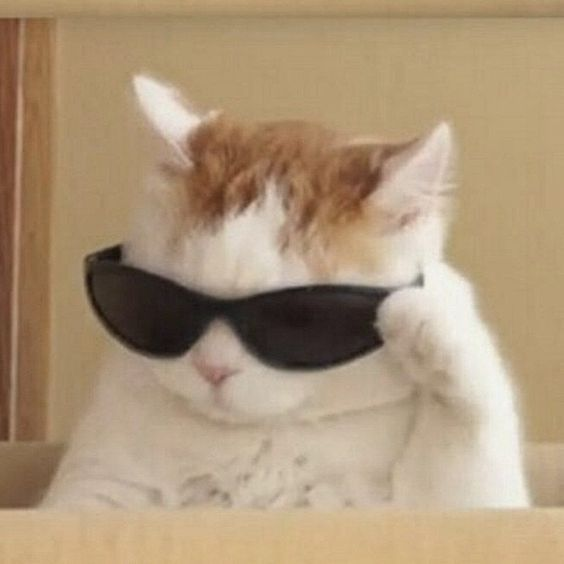
#> input picture goruntu-isleme-odevi/image.jpg, 564 x 564 px
$ python acma_kapama_islemleri.py
#> lines starting #> are read from the running program, lines starting #| are printed output that depends on the picture
import cv2
import numpy as np
import matplotlib.pyplot as plt

def opening_closing_example(image_path, kernel_size_opening, kernel_size_closing):

#> called with image_path = 'image.jpg', kernel_size_opening = 5, kernel_size_closing = 5
    img = cv2.imread(image_path, cv2.IMREAD_GRAYSCALE)
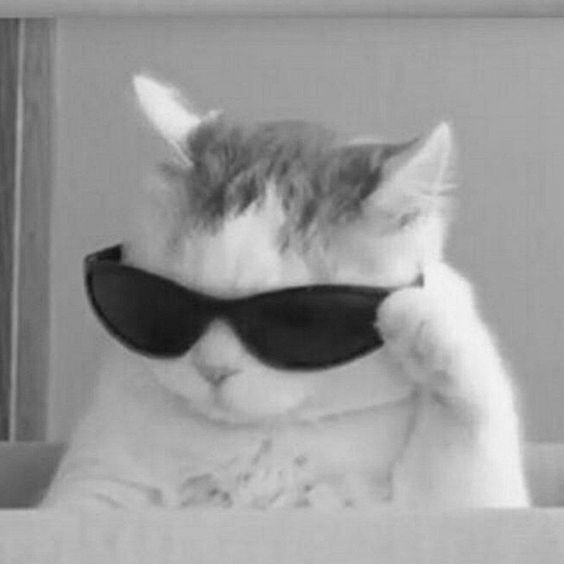
#> img: shape (564, 564); min 13, max 245, mean 153.7

    if img is None:
        print(f"Error: Couldn't open or read the image file at '{image_path}'")
        return


    kernel_opening = np.ones((kernel_size_opening, kernel_size_opening), np.uint8)
    img_opened = cv2.morphologyEx(img, cv2.MORPH_OPEN, kernel_opening)


    kernel_closing = np.ones((kernel_size_closing, kernel_size_closing), np.uint8)
    img_closed = cv2.morphologyEx(img, cv2.MORPH_CLOSE, kernel_closing)


    plt.figure(figsize=(10, 5))

    plt.subplot(1, 3, 1)
    plt.imshow(img, cmap='gray')
    plt.title('Original Image')
    plt.axis('off')

    plt.subplot(1, 3, 2)
    plt.imshow(img_opened, cmap='gray')
    plt.title(f'Opening (Kernel Size: {kernel_size_opening})')
    plt.axis('off')

    plt.subplot(1, 3, 3)
    plt.imshow(img_closed, cmap='gray')
    plt.title(f'Closing (Kernel Size: {kernel_size_closing})')
    plt.axis('off')

    plt.show()
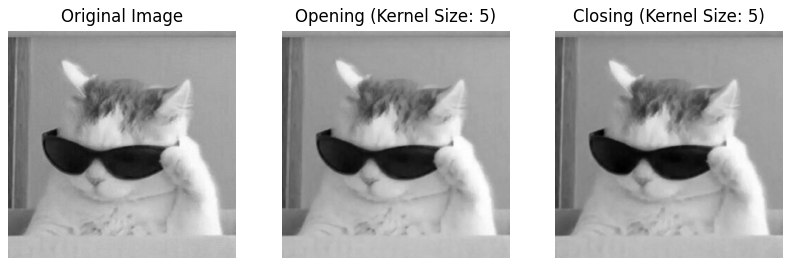
#> figure drawn by matplotlib, 3 panels


opening_closing_example('image.jpg', kernel_size_opening=5, kernel_size_closing=5)
